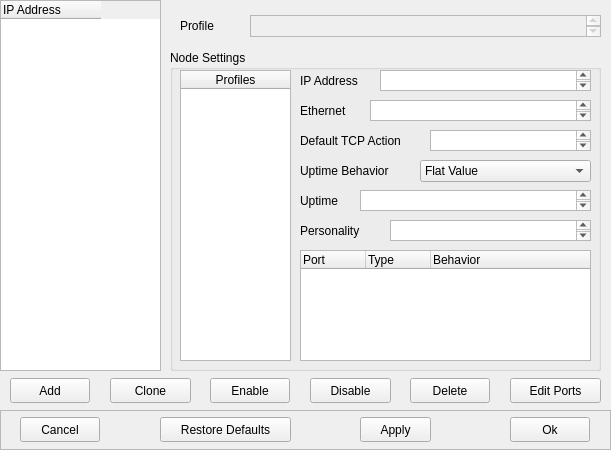
<?xml version="1.0" encoding="UTF-8"?>
<ui version="4.0">
 <class>nodePopupClass</class>
 <widget class="QMainWindow" name="nodePopupClass">
  <property name="geometry">
   <rect>
    <x>0</x>
    <y>0</y>
    <width>611</width>
    <height>450</height>
   </rect>
  </property>
  <property name="windowTitle">
   <string>Node Settings</string>
  </property>
  <widget class="QWidget" name="centralwidget">
   <widget class="QTreeWidget" name="nodeTreeWidget">
    <property name="geometry">
     <rect>
      <x>0</x>
      <y>0</y>
      <width>161</width>
      <height>371</height>
     </rect>
    </property>
    <property name="verticalScrollBarPolicy">
     <enum>Qt::ScrollBarAsNeeded</enum>
    </property>
    <property name="autoScroll">
     <bool>false</bool>
    </property>
    <property name="textElideMode">
     <enum>Qt::ElideRight</enum>
    </property>
    <property name="horizontalScrollMode">
     <enum>QAbstractItemView::ScrollPerPixel</enum>
    </property>
    <property name="indentation">
     <number>20</number>
    </property>
    <property name="rootIsDecorated">
     <bool>true</bool>
    </property>
    <property name="uniformRowHeights">
     <bool>false</bool>
    </property>
    <attribute name="headerVisible">
     <bool>true</bool>
    </attribute>
    <attribute name="headerCascadingSectionResizes">
     <bool>false</bool>
    </attribute>
    <attribute name="headerDefaultSectionSize">
     <number>157</number>
    </attribute>
    <attribute name="headerHighlightSections">
     <bool>false</bool>
    </attribute>
    <attribute name="headerMinimumSectionSize">
     <number>25</number>
    </attribute>
    <attribute name="headerStretchLastSection">
     <bool>false</bool>
    </attribute>
    <attribute name="headerCascadingSectionResizes">
     <bool>false</bool>
    </attribute>
    <attribute name="headerDefaultSectionSize">
     <number>157</number>
    </attribute>
    <attribute name="headerVisible">
     <bool>true</bool>
    </attribute>
    <attribute name="headerMinimumSectionSize">
     <number>25</number>
    </attribute>
    <attribute name="headerHighlightSections">
     <bool>false</bool>
    </attribute>
    <attribute name="headerStretchLastSection">
     <bool>false</bool>
    </attribute>
    <column>
     <property name="text">
      <string>IP Address</string>
     </property>
    </column>
   </widget>
   <widget class="QFrame" name="frame">
    <property name="geometry">
     <rect>
      <x>0</x>
      <y>410</y>
      <width>611</width>
      <height>40</height>
     </rect>
    </property>
    <property name="frameShape">
     <enum>QFrame::StyledPanel</enum>
    </property>
    <property name="frameShadow">
     <enum>QFrame::Raised</enum>
    </property>
    <widget class="QPushButton" name="cancelButton">
     <property name="geometry">
      <rect>
       <x>20</x>
       <y>7</y>
       <width>80</width>
       <height>25</height>
      </rect>
     </property>
     <property name="text">
      <string>Cancel</string>
     </property>
    </widget>
    <widget class="QPushButton" name="okButton">
     <property name="geometry">
      <rect>
       <x>510</x>
       <y>7</y>
       <width>80</width>
       <height>25</height>
      </rect>
     </property>
     <property name="text">
      <string>Ok</string>
     </property>
    </widget>
    <widget class="QPushButton" name="defaultsButton">
     <property name="geometry">
      <rect>
       <x>160</x>
       <y>7</y>
       <width>131</width>
       <height>25</height>
      </rect>
     </property>
     <property name="text">
      <string>Restore Defaults</string>
     </property>
    </widget>
    <widget class="QPushButton" name="applyButton">
     <property name="geometry">
      <rect>
       <x>360</x>
       <y>7</y>
       <width>71</width>
       <height>25</height>
      </rect>
     </property>
     <property name="text">
      <string>Apply</string>
     </property>
    </widget>
   </widget>
   <widget class="QLabel" name="profileLabel">
    <property name="geometry">
     <rect>
      <x>180</x>
      <y>15</y>
      <width>71</width>
      <height>22</height>
     </rect>
    </property>
    <property name="text">
     <string>Profile</string>
    </property>
   </widget>
   <widget class="QTextEdit" name="profileEdit">
    <property name="enabled">
     <bool>false</bool>
    </property>
    <property name="geometry">
     <rect>
      <x>250</x>
      <y>15</y>
      <width>351</width>
      <height>22</height>
     </rect>
    </property>
   </widget>
   <widget class="QGroupBox" name="nodeGroupBox">
    <property name="geometry">
     <rect>
      <x>170</x>
      <y>50</y>
      <width>431</width>
      <height>321</height>
     </rect>
    </property>
    <property name="title">
     <string>Node Settings</string>
    </property>
    <widget class="QTreeWidget" name="profileTreeWidget">
     <property name="geometry">
      <rect>
       <x>10</x>
       <y>20</y>
       <width>111</width>
       <height>291</height>
      </rect>
     </property>
     <column>
      <property name="text">
       <string>Profiles</string>
      </property>
      <property name="textAlignment">
       <set>AlignHCenter|AlignVCenter|AlignCenter</set>
      </property>
     </column>
    </widget>
    <widget class="QLabel" name="uptimeLabel">
     <property name="geometry">
      <rect>
       <x>130</x>
       <y>140</y>
       <width>57</width>
       <height>22</height>
      </rect>
     </property>
     <property name="text">
      <string>Uptime</string>
     </property>
    </widget>
    <widget class="QLabel" name="ethernetLabel">
     <property name="geometry">
      <rect>
       <x>130</x>
       <y>50</y>
       <width>57</width>
       <height>22</height>
      </rect>
     </property>
     <property name="text">
      <string>Ethernet</string>
     </property>
    </widget>
    <widget class="QLabel" name="tcpActionLabel">
     <property name="geometry">
      <rect>
       <x>130</x>
       <y>80</y>
       <width>121</width>
       <height>22</height>
      </rect>
     </property>
     <property name="text">
      <string>Default TCP Action</string>
     </property>
    </widget>
    <widget class="QLabel" name="uptimeBehaviorLabel">
     <property name="geometry">
      <rect>
       <x>130</x>
       <y>110</y>
       <width>111</width>
       <height>22</height>
      </rect>
     </property>
     <property name="text">
      <string>Uptime Behavior</string>
     </property>
    </widget>
    <widget class="QLabel" name="ipLabel">
     <property name="geometry">
      <rect>
       <x>130</x>
       <y>20</y>
       <width>81</width>
       <height>22</height>
      </rect>
     </property>
     <property name="text">
      <string>IP Address</string>
     </property>
    </widget>
    <widget class="QComboBox" name="uptimeBehaviorComboBox">
     <property name="geometry">
      <rect>
       <x>250</x>
       <y>110</y>
       <width>171</width>
       <height>22</height>
      </rect>
     </property>
     <item>
      <property name="text">
       <string>Flat Value</string>
      </property>
     </item>
     <item>
      <property name="text">
       <string>Random in Range</string>
      </property>
     </item>
    </widget>
    <widget class="QTextEdit" name="uptimeEdit">
     <property name="geometry">
      <rect>
       <x>190</x>
       <y>140</y>
       <width>231</width>
       <height>21</height>
      </rect>
     </property>
    </widget>
    <widget class="QTextEdit" name="tcpActionEdit">
     <property name="geometry">
      <rect>
       <x>260</x>
       <y>80</y>
       <width>161</width>
       <height>21</height>
      </rect>
     </property>
    </widget>
    <widget class="QTextEdit" name="ethernetEdit">
     <property name="geometry">
      <rect>
       <x>200</x>
       <y>50</y>
       <width>221</width>
       <height>21</height>
      </rect>
     </property>
    </widget>
    <widget class="QTextEdit" name="ipEdit">
     <property name="geometry">
      <rect>
       <x>210</x>
       <y>20</y>
       <width>211</width>
       <height>21</height>
      </rect>
     </property>
    </widget>
    <widget class="QTreeWidget" name="portTreeWidget">
     <property name="geometry">
      <rect>
       <x>130</x>
       <y>200</y>
       <width>291</width>
       <height>111</height>
      </rect>
     </property>
     <attribute name="headerDefaultSectionSize">
      <number>65</number>
     </attribute>
     <attribute name="headerStretchLastSection">
      <bool>true</bool>
     </attribute>
     <attribute name="headerDefaultSectionSize">
      <number>65</number>
     </attribute>
     <attribute name="headerStretchLastSection">
      <bool>true</bool>
     </attribute>
     <column>
      <property name="text">
       <string>Port</string>
      </property>
     </column>
     <column>
      <property name="text">
       <string>Type</string>
      </property>
     </column>
     <column>
      <property name="text">
       <string>Behavior</string>
      </property>
     </column>
    </widget>
    <widget class="QTextEdit" name="personalityEdit">
     <property name="geometry">
      <rect>
       <x>220</x>
       <y>170</y>
       <width>201</width>
       <height>21</height>
      </rect>
     </property>
    </widget>
    <widget class="QLabel" name="personalityLabel">
     <property name="geometry">
      <rect>
       <x>130</x>
       <y>170</y>
       <width>81</width>
       <height>22</height>
      </rect>
     </property>
     <property name="text">
      <string>Personality</string>
     </property>
    </widget>
   </widget>
   <widget class="QPushButton" name="cloneButton">
    <property name="geometry">
     <rect>
      <x>110</x>
      <y>378</y>
      <width>81</width>
      <height>25</height>
     </rect>
    </property>
    <property name="text">
     <string>Clone</string>
    </property>
   </widget>
   <widget class="QPushButton" name="editPortsButton">
    <property name="geometry">
     <rect>
      <x>510</x>
      <y>378</y>
      <width>91</width>
      <height>25</height>
     </rect>
    </property>
    <property name="text">
     <string>Edit Ports</string>
    </property>
   </widget>
   <widget class="QPushButton" name="addButton">
    <property name="geometry">
     <rect>
      <x>10</x>
      <y>378</y>
      <width>80</width>
      <height>25</height>
     </rect>
    </property>
    <property name="text">
     <string>Add</string>
    </property>
   </widget>
   <widget class="QPushButton" name="enableButton">
    <property name="geometry">
     <rect>
      <x>210</x>
      <y>378</y>
      <width>80</width>
      <height>25</height>
     </rect>
    </property>
    <property name="text">
     <string>Enable</string>
    </property>
   </widget>
   <widget class="QPushButton" name="deleteButton">
    <property name="geometry">
     <rect>
      <x>410</x>
      <y>378</y>
      <width>80</width>
      <height>25</height>
     </rect>
    </property>
    <property name="text">
     <string>Delete</string>
    </property>
   </widget>
   <widget class="QPushButton" name="disableButton">
    <property name="geometry">
     <rect>
      <x>310</x>
      <y>378</y>
      <width>81</width>
      <height>25</height>
     </rect>
    </property>
    <property name="text">
     <string>Disable</string>
    </property>
   </widget>
  </widget>
 </widget>
 <layoutdefault spacing="6" margin="11"/>
 <resources/>
 <connections/>
</ui>
